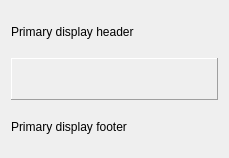
<?xml version="1.0" encoding="UTF-8"?>
<ui version="4.0">
 <class>Form</class>
 <widget class="QWidget" name="Form">
  <property name="geometry">
   <rect>
    <x>0</x>
    <y>0</y>
    <width>229</width>
    <height>158</height>
   </rect>
  </property>
  <property name="windowTitle">
   <string>Basic CEmbeddedDisplay example</string>
  </property>
  <layout class="QVBoxLayout" name="verticalLayout">
   <item>
    <widget class="QLabel" name="label">
     <property name="text">
      <string>Primary display header</string>
     </property>
    </widget>
   </item>
   <item>
    <widget class="CEmbeddedDisplay" name="CEmbeddedDisplay">
     <property name="frameShape">
      <enum>QFrame::Panel</enum>
     </property>
     <property name="frameShadow">
      <enum>QFrame::Raised</enum>
     </property>
     <property name="filename" stdset="0">
      <string>second.ui</string>
     </property>
    </widget>
   </item>
   <item>
    <widget class="QLabel" name="label_2">
     <property name="text">
      <string>Primary display footer</string>
     </property>
    </widget>
   </item>
  </layout>
 </widget>
 <customwidgets>
  <customwidget>
   <class>PyDMEmbeddedDisplay</class>
   <extends>QFrame</extends>
   <header>pydm.widgets.embedded_display</header>
  </customwidget>
  <customwidget>
   <class>CEmbeddedDisplay</class>
   <extends>PyDMEmbeddedDisplay</extends>
   <header>comrad.widgets.containers</header>
  </customwidget>
 </customwidgets>
 <resources/>
 <connections/>
</ui>
